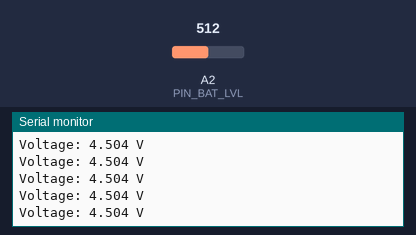
This sketch was run on a simulated Arduino Uno, built with avr-gcc and run on an emulated ATmega328P. Parts: the last lines printed to the serial monitor. The inputs (shaded band) are chosen by the test bench; at power-on: A2 (PIN_BAT_LVL) = 512.

Above: at 1.2 s.
1.3 s: A2 (PIN_BAT_LVL) set to 716
At 1.56 s:
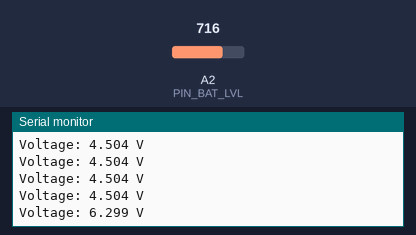
2.8 s: A2 (PIN_BAT_LVL) set to 900
At 2.97 s:
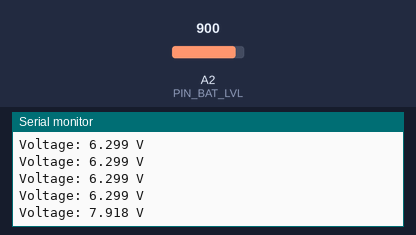
Timing chart, 0 to 5.8 s (numbered marks = the images above; inputs shaded):
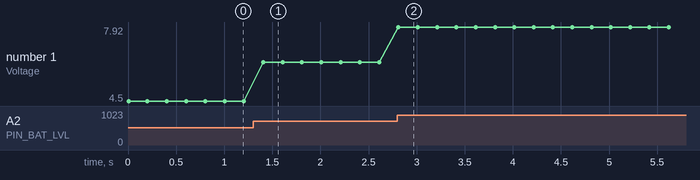

Measured:
- after the input at 1.3 s, the serial monitor: prints a new line after 0.11 s (image 1)
- after the input at 2.8 s, the serial monitor: prints a new line at once (image 2)
- plotted number 1: 4.5 → 6.3 after the input at 1.3 s, 6.3 → 7.92 after the input at 2.8 s

The sketch:

Real_Voltage_Test.ino
```cpp
// define the constant values
const float V_REF = 5;     // Analog reference voltage (e.g., 5V or 3.3V)
const float R_BITS = 10.0;   // ADC resolution (bits)
const float ADC_STEPS = (1 << int(R_BITS)) - 1; // Number of steps (2^R_BITS - 1)

const int PIN_BAT_LVL = A2; // Under voltage connected to analog pin A2

void setup() {
  Serial.begin(9600); // Initialize serial communication
  Serial.println(ADC_STEPS);
}

void loop() {
  int rawValue = analogRead(PIN_BAT_LVL); // Read the analog input
  float voltage = 1.8 * (rawValue / ADC_STEPS) * V_REF; // Convert to voltage

  Serial.print("Voltage: ");
  Serial.print(voltage, 3); // Print voltage with 3 decimal places
  Serial.println(" V");

  delay(200); // Small delay to avoid flooding the serial monitor
}
```
